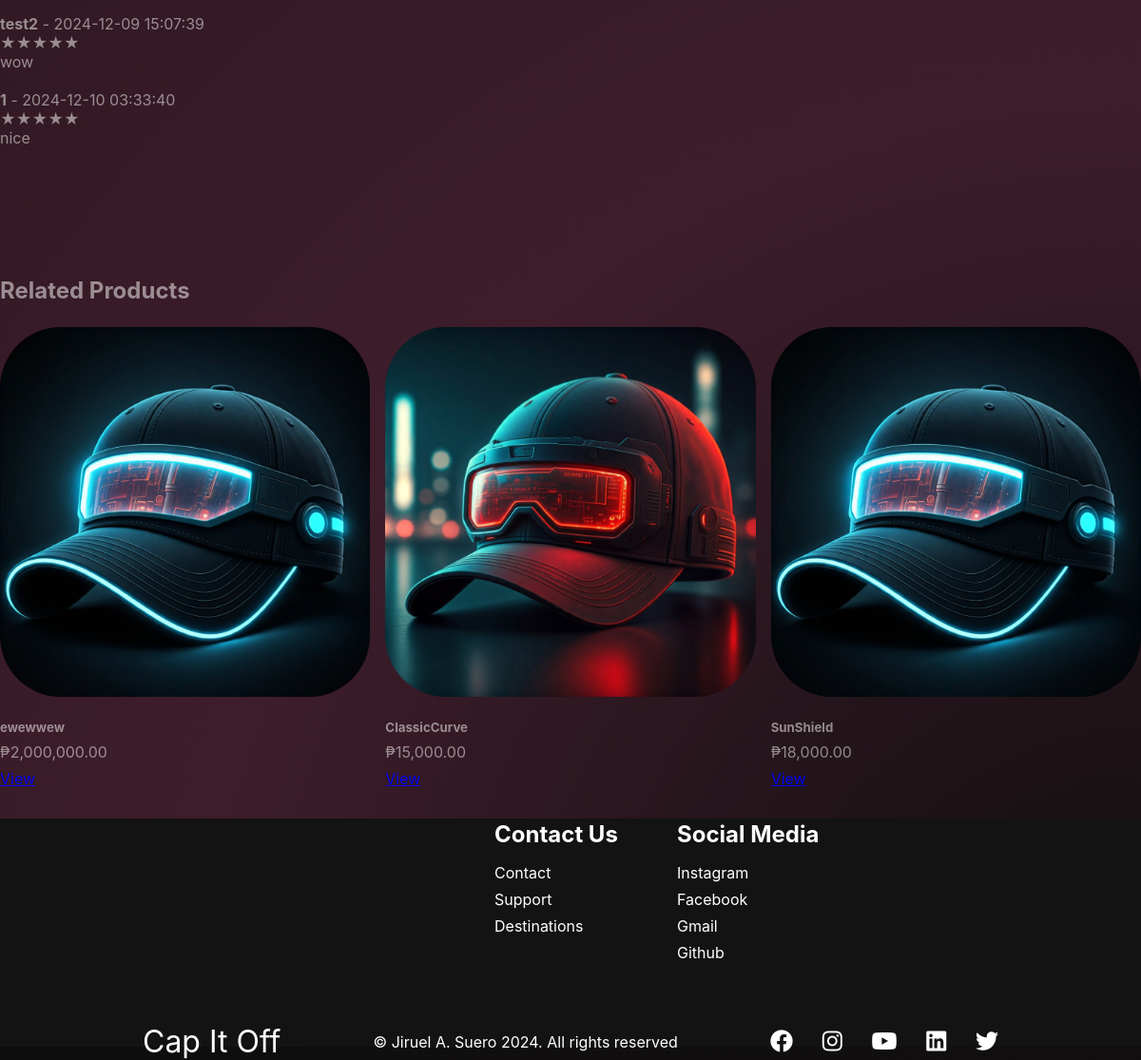
Before: /6/sui/product-detail.php?id=1 (lower part) with the older database file.
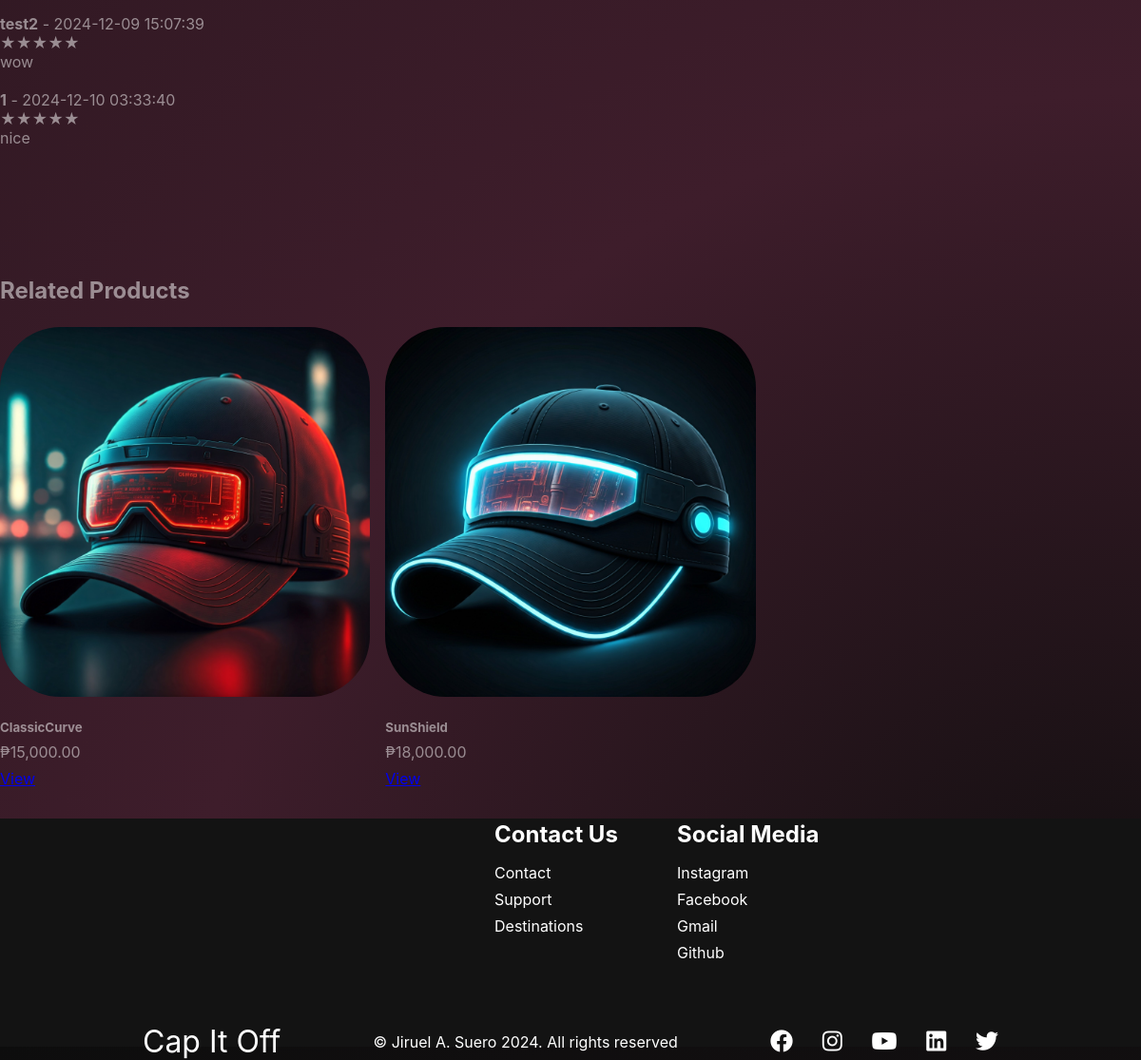
After: the same page with the newer database file.
### tables this page shows
CREATE TABLE `reviews` (
  `review_id` int(11) NOT NULL,
  `product_id` int(11) DEFAULT NULL,
  `name` varchar(255) DEFAULT NULL,
  `rating` int(11) DEFAULT NULL,
  `comment` text DEFAULT NULL,
  `date` timestamp NOT NULL DEFAULT current_timestamp()
);

CREATE TABLE `products` (
  `product_id` int(11) NOT NULL,
  `name` varchar(255) NOT NULL,
  `price` decimal(10,2) NOT NULL,
  `description` text NOT NULL,
  `category` varchar(100) NOT NULL,
  `image_url` varchar(255) NOT NULL
);

### 6/sui/product-detail.php (the view, shortened to what this page needs)
<?php
require './db.php';
$imageBaseURL = "./assets/images/";
if (isset($_GET['id']) && filter_var($_GET['id'], FILTER_VALIDATE_INT)) {
    $product_id = intval($_GET['id']);
    $stmt = $conn->prepare("SELECT * FROM products WHERE product_id = ?");
    $stmt->bind_param("i", $product_id);
    $stmt->execute();
    $result = $stmt->get_result();
    $product = $result->fetch_assoc();
    $related_stmt = $conn->prepare("SELECT * FROM products WHERE category = ? AND product_id != ? LIMIT 4");
    $related_stmt->bind_param("si", $product['category'], $product_id);
    $related_stmt->execute();
    $related_products = $related_stmt->get_result();
    $review_stmt = $conn->prepare("SELECT * FROM reviews WHERE product_id = ?");
    $review_stmt->bind_param("i", $product_id);
    $review_stmt->execute();
    $reviews = $review_stmt->get_result();
} else {
    echo "Invalid product ID.";
    exit;
}
?>
<!DOCTYPE html>
<html lang="en">
<head>
    <link rel="stylesheet" href="https://use.fontawesome.com/releases/v5.14.0/css/all.css" />
    <link rel="stylesheet" href="./assets/styles/variables.css">
    <link rel="stylesheet" href="./assets/styles/default-styles.css">
    <link rel="stylesheet" href="./assets/styles/shops.css">
</head>
<body>
    <div class="review-section">
    <div class="review-comments">
        <?php if ($reviews->num_rows > 0): ?>
            <?php
            $reviews->data_seek(0);
            while ($review = $reviews->fetch_assoc()): ?>
                <div class="review">
                    <strong><?php echo htmlspecialchars($review['name']); ?></strong>
                    <span class="review-date"> - <?php echo htmlspecialchars($review['date']); ?></span>
                    <div class="rating">
                        <?php for ($i = 1; $i <= 5; $i++):
                            echo $i <= $review['rating'] ? '<span class="star">&#9733;</span>' : '<span class="star">&#9734;</span>';
                        endfor; ?>
                    </div>
                    <p><?php echo htmlspecialchars($review['comment']); ?></p>
                </div>
            <?php endwhile; ?>
        <?php else: ?>
            <p>No reviews yet. Be the first to leave a review!</p>
        <?php endif; ?>
    </div>
</div>
    <section class="related-products">
    <h3>Related Products</h3>
    <?php if ($related_products->num_rows > 0): ?>
        <div class="small-product-grid">
            <?php while ($related = $related_products->fetch_assoc()): ?>
                <div class="small-product-item">
                    <img src="<?php echo htmlspecialchars($imageBaseURL . $related['image_url']); ?>" alt="<?php echo htmlspecialchars($related['name']); ?>" class="small-product-img">
                    <div class="small-product-info">
                        <h5><?php echo htmlspecialchars($related['name']); ?></h5>
                        <p>₱<?php echo number_format($related['price'], 2); ?></p>
                        <a href="product-detail.php?id=<?php echo $related['product_id']; ?>" class="small-view-btn">View</a>
                    </div>
                </div>
            <?php endwhile; ?>
        </div>
    <?php else: ?>
        <p>No related products available.</p>
    <?php endif; ?>
</section>
    <?php require './php/footer.php'; ?>
</body>
</html>

Changed rows visible on the page:
removed products: image_url (picture), name "ewewwew", price "2,000,000.00"
